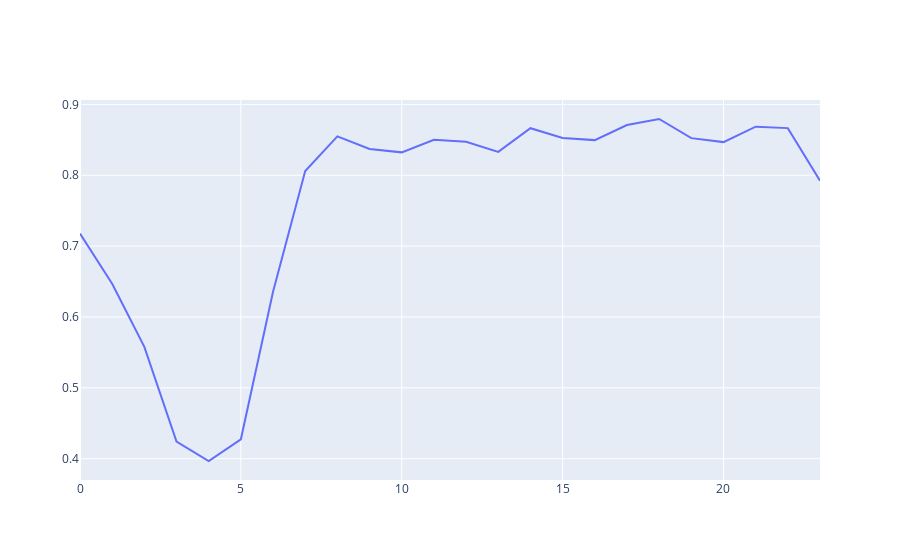

Notebook code cell kept with this figure:
### Code cell
import plotly.graph_objects as go
line1 = go.Scatter(x=c.index,y=c['c'],name="source")
line2 = go.Scatter(x=c.index,y=res['res'],name="dis")
fig = go.Figure([line2])
fig.show()

### Figure 1 — Plotly figure (JSON) as saved in the notebook; plotly's stock layout.template omitted (floating-point values rounded to 4 significant figures)
{"data": [{"name": "dis", "type": "scatter", "x": [0, 1, 2, 3, 4, 5, 6, 7, 8, 9, 10, 11, 12, 13, 14, 15, 16, 17, 18, 19, 20, 21, 22, 23], "y": [0.7178, 0.647, 0.5579, 0.4241, 0.3968, 0.4274, 0.6357, 0.806, 0.855, 0.8371, 0.8324, 0.8502, 0.8473, 0.8331, 0.8664, 0.8526, 0.8496, 0.871, 0.8794, 0.8525, 0.8468, 0.8686, 0.8666, 0.7925]}], "layout": {"autosize": true, "xaxis": {"autorange": true, "range": [0, 23], "type": "linear"}, "yaxis": {"autorange": true, "range": [0.37, 0.9062], "type": "linear"}}}
